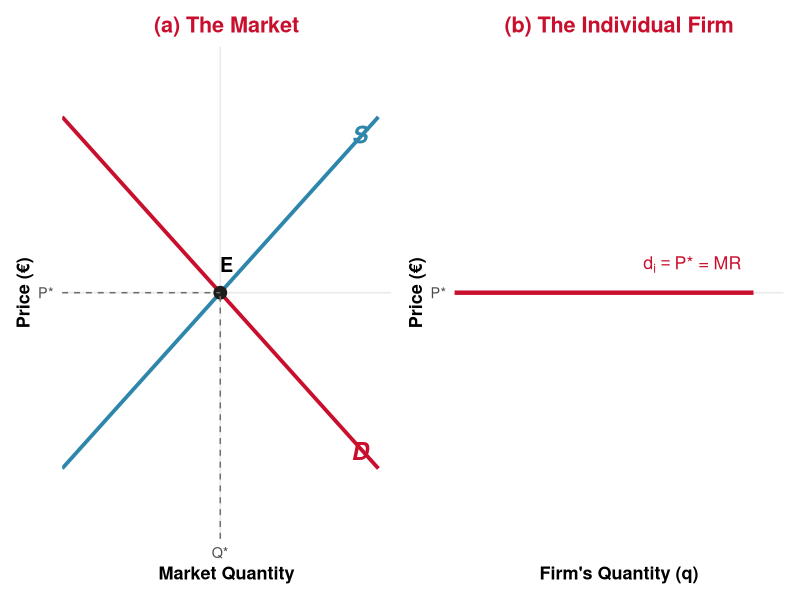
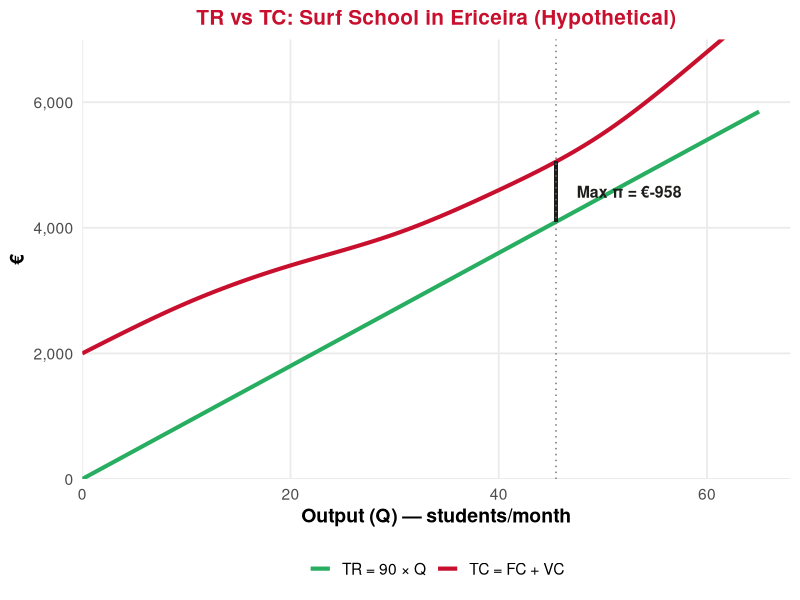
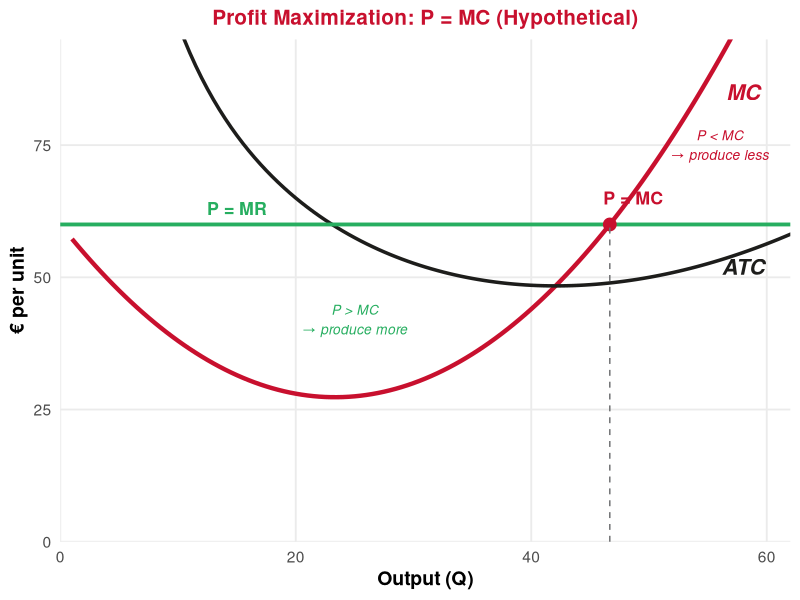
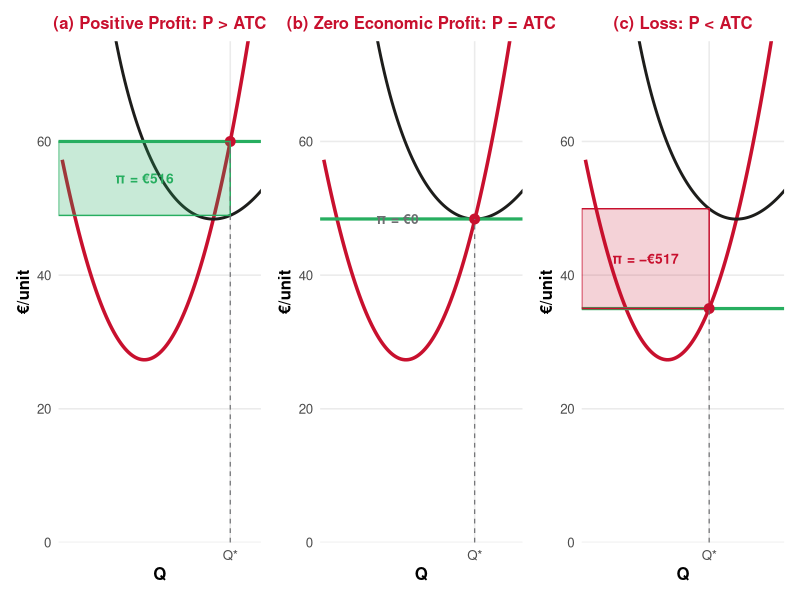

The R script that drew these images, in order:
## ---- chunk 1
#| echo: false
#| message: false
#| warning: false

library(ggplot2)
library(dplyr)
library(tidyverse)
library(patchwork)

# Define UE brand colors
ue_red <- "#C8102E"
ue_black <- "#1D1D1B"
ue_gray <- "#6D6E71"
ue_white <- "#FFFFFF"
ue_blue <- "#2E86AB"
ue_green <- "#27ae60"
## ---- chunk 2
#| echo: false
#| warning: false
#| fig-width: 12
#| fig-height: 4.5
#| fig-align: center

# Two panels: market S&D determines price, firm faces horizontal demand
p1 <- ggplot() +
  # Market supply
  geom_segment(aes(x = 0, y = 2, xend = 500, yend = 12),
               color = ue_blue, linewidth = 1.3) +
  # Market demand
  geom_segment(aes(x = 0, y = 12, xend = 500, yend = 2),
               color = ue_red, linewidth = 1.3) +
  # Equilibrium point
  geom_point(aes(x = 250, y = 7), size = 4, color = ue_black) +
  # Dashed lines to axes
  geom_segment(aes(x = 250, y = 0, xend = 250, yend = 7),
               linetype = "dashed", color = ue_gray) +
  geom_segment(aes(x = 0, y = 7, xend = 250, yend = 7),
               linetype = "dashed", color = ue_gray) +
  # Labels
  annotate("text", x = 470, y = 11.5, label = "S", color = ue_blue,
           fontface = "bold.italic", size = 6) +
  annotate("text", x = 470, y = 2.5, label = "D", color = ue_red,
           fontface = "bold.italic", size = 6) +
  annotate("text", x = 260, y = 7.8, label = "E", fontface = "bold", size = 5) +
  scale_x_continuous(limits = c(0, 520), expand = c(0, 0),
                     breaks = c(250), labels = c("Q*")) +
  scale_y_continuous(limits = c(0, 14), expand = c(0, 0),
                     breaks = c(7), labels = c("P*")) +
  labs(x = "Market Quantity", y = "Price (€)",
       title = "(a) The Market") +
  theme_minimal(base_size = 13) +
  theme(
    plot.title = element_text(color = ue_red, face = "bold", hjust = 0.5),
    axis.title = element_text(face = "bold"),
    panel.grid.minor = element_blank()
  )

p2 <- ggplot() +
  # Horizontal demand at P*
  geom_segment(aes(x = 0, y = 7, xend = 50, yend = 7),
               color = ue_red, linewidth = 1.5) +
  annotate("text", x = 48, y = 7.8, label = expression(d[i] == "P* = MR"),
           color = ue_red, fontface = "bold", size = 4.5, hjust = 1) +
  scale_x_continuous(limits = c(0, 55), expand = c(0, 0),
                     breaks = NULL) +
  scale_y_continuous(limits = c(0, 14), expand = c(0, 0),
                     breaks = c(7), labels = c("P*")) +
  labs(x = "Firm's Quantity (q)", y = "Price (€)",
       title = "(b) The Individual Firm") +
  theme_minimal(base_size = 13) +
  theme(
    plot.title = element_text(color = ue_red, face = "bold", hjust = 0.5),
    axis.title = element_text(face = "bold"),
    panel.grid.minor = element_blank()
  )

p1 + p2 + plot_layout(widths = c(1, 1))
## ---- chunk 3
#| echo: false
#| warning: false
#| fig-width: 12
#| fig-height: 5
#| fig-align: center

# Use the surf school from L10 exercise, but now with a price
# Price = €90 per student, FC = 2000
# VC data from the exercise
Q_data <- c(0, 10, 20, 30, 40, 50, 60)
VC_data <- c(0, 800, 1400, 1900, 2600, 3500, 4800)
FC_val <- 2000
TC_data <- FC_val + VC_data
P <- 90
TR_data <- P * Q_data
Profit_data <- TR_data - TC_data

# Smooth interpolation for the curves
Q_smooth <- seq(0, 65, by = 0.5)
# Fit a smooth VC: use spline through the data points
vc_spline <- splinefun(Q_data, VC_data, method = "natural")
VC_smooth <- vc_spline(Q_smooth)
TC_smooth <- FC_val + VC_smooth
TR_smooth <- P * Q_smooth
Profit_smooth <- TR_smooth - TC_smooth

# Find max profit
max_pi_idx <- which.max(Profit_smooth)
q_star <- Q_smooth[max_pi_idx]

df_tr_tc <- data.frame(
  Q = rep(Q_smooth, 2),
  Value = c(TR_smooth, TC_smooth),
  Curve = factor(rep(c("TR = 90 × Q", "TC = FC + VC"), each = length(Q_smooth)),
                 levels = c("TR = 90 × Q", "TC = FC + VC"))
)

ggplot(df_tr_tc, aes(x = Q, y = Value, color = Curve, linetype = Curve)) +
  geom_line(linewidth = 1.4) +
  scale_color_manual(values = c("TR = 90 × Q" = ue_green,
                                "TC = FC + VC" = ue_red)) +
  scale_linetype_manual(values = c("TR = 90 × Q" = "solid",
                                   "TC = FC + VC" = "solid")) +
  # Profit-maximizing point
  geom_segment(aes(x = q_star, y = FC_val + vc_spline(q_star),
                   xend = q_star, yend = P * q_star),
               color = ue_black, linewidth = 1.2, linetype = "solid",
               inherit.aes = FALSE) +
  annotate("text", x = q_star + 2, y = (P * q_star + FC_val + vc_spline(q_star)) / 2,
           label = paste0("Max π = €", round(P * q_star - FC_val - vc_spline(q_star))),
           fontface = "bold", size = 4, color = ue_black, hjust = 0) +
  geom_vline(xintercept = q_star, linetype = "dotted", color = ue_gray) +
  annotate("text", x = q_star, y = -200, label = paste0("Q* ≈ ", round(q_star)),
           fontface = "bold", size = 4, color = ue_black) +
  # Break-even points
  coord_cartesian(ylim = c(0, 7000), xlim = c(0, 68)) +
  scale_x_continuous(expand = c(0, 0)) +
  scale_y_continuous(expand = c(0, 0), labels = scales::comma) +
  labs(x = "Output (Q) — students/month",
       y = "€",
       title = "TR vs TC: Surf School in Ericeira (Hypothetical)") +
  theme_minimal(base_size = 14) +
  theme(
    plot.title = element_text(color = ue_red, face = "bold", hjust = 0.5, size = 15),
    axis.title = element_text(face = "bold"),
    legend.position = "bottom",
    legend.title = element_blank(),
    panel.grid.minor = element_blank()
  )
## ---- chunk 4
#| echo: false
#| warning: false
#| fig-width: 11
#| fig-height: 5.5
#| fig-align: center

# MC curve (smooth, U-shaped) and horizontal price line
# Use a simple MC: MC = 0.05*Q^2 - 2*Q + 50 (for a nice shape)
Q_mc <- seq(1, 65, by = 0.5)
MC_mc <- 0.06 * Q_mc^2 - 2.8 * Q_mc + 60

# Price at €60
P_line <- 60

# Find intersection: MC = P
# 0.06*Q^2 - 2.8*Q + 60 = 60 => 0.06*Q^2 - 2.8*Q = 0 => Q(0.06Q - 2.8) = 0
# Q = 0 or Q = 2.8/0.06 = 46.67
# We want the rising portion: Q* ≈ 47

q_star_mc <- 46.67

# ATC for shading: ATC = TC/Q. We need TC.
# TC = integral of MC + FC. Let FC = 500.
# TC = 0.02*Q^3 - 1.4*Q^2 + 60*Q + 500
FC_firm <- 500
TC_mc <- 0.02 * Q_mc^3 - 1.4 * Q_mc^2 + 60 * Q_mc + FC_firm
ATC_mc <- TC_mc / Q_mc
AVC_mc <- (TC_mc - FC_firm) / Q_mc

ggplot() +
  # MC curve
  geom_line(data = data.frame(Q = Q_mc, MC = MC_mc),
            aes(x = Q, y = MC), color = ue_red, linewidth = 1.5) +
  # ATC curve
  geom_line(data = data.frame(Q = Q_mc, ATC = ATC_mc),
            aes(x = Q, y = ATC), color = ue_black, linewidth = 1.2) +
  # Price line
  geom_hline(yintercept = P_line, color = ue_green, linewidth = 1.3, linetype = "solid") +
  # Intersection point
  geom_point(aes(x = q_star_mc, y = P_line), size = 4, color = ue_red) +
  # Dashed line down
  geom_segment(aes(x = q_star_mc, y = 0, xend = q_star_mc, yend = P_line),
               linetype = "dashed", color = ue_gray) +
  # Labels
  annotate("text", x = 58, y = 85, label = "MC",
           color = ue_red, fontface = "bold.italic", size = 5.5) +
  annotate("text", x = 58, y = 52, label = "ATC",
           color = ue_black, fontface = "bold.italic", size = 5.5) +
  annotate("text", x = 15, y = P_line + 3, label = "P = MR",
           color = ue_green, fontface = "bold", size = 4.5) +
  annotate("text", x = q_star_mc + 2, y = P_line + 5,
           label = "P = MC", fontface = "bold", size = 4.5, color = ue_red) +
  annotate("text", x = q_star_mc, y = -2, label = "Q*",
           fontface = "bold", size = 5, color = ue_black) +
  # Arrow showing "produce more" region
  annotate("text", x = 25, y = 42,
           label = "P > MC\n→ produce more", color = ue_green,
           fontface = "italic", size = 3.5, hjust = 0.5) +
  annotate("text", x = 56, y = 75,
           label = "P < MC\n→ produce less", color = ue_red,
           fontface = "italic", size = 3.5, hjust = 0.5) +
  coord_cartesian(ylim = c(0, 95), xlim = c(0, 62)) +
  scale_x_continuous(expand = c(0, 0)) +
  scale_y_continuous(expand = c(0, 0)) +
  labs(x = "Output (Q)", y = "€ per unit",
       title = "Profit Maximization: P = MC (Hypothetical)") +
  theme_minimal(base_size = 14) +
  theme(
    plot.title = element_text(color = ue_red, face = "bold", hjust = 0.5, size = 15),
    axis.title = element_text(face = "bold"),
    panel.grid.minor = element_blank()
  )
## ---- chunk 5
#| echo: false
#| warning: false
#| fig-width: 14
#| fig-height: 4.5
#| fig-align: center

# Three panels: positive profit, zero profit, loss
Q_curve <- seq(1, 65, by = 0.5)
MC_curve <- 0.06 * Q_curve^2 - 2.8 * Q_curve + 60
FC_f <- 500
TC_curve <- 0.02 * Q_curve^3 - 1.4 * Q_curve^2 + 60 * Q_curve + FC_f
ATC_curve <- TC_curve / Q_curve

# Find ATC minimum
atc_min_idx <- which.min(ATC_curve)
atc_min_q <- Q_curve[atc_min_idx]
atc_min_val <- ATC_curve[atc_min_idx]

# Panel 1: P = 60 > ATC_min => profit
P1 <- 60
q1 <- 46.67  # MC = P at Q = 2.8/0.06 = 46.67
atc_at_q1 <- (0.02 * q1^3 - 1.4 * q1^2 + 60 * q1 + FC_f) / q1
profit1 <- (P1 - atc_at_q1) * q1

# Panel 2: P = ATC_min => zero profit
P2 <- round(atc_min_val, 1)
q2 <- atc_min_q

# Panel 3: P = 35 < ATC_min => loss
P3 <- 35
# MC = 35: 0.06*Q^2 - 2.8*Q + 25 = 0 => Q = (2.8 + sqrt(1.84))/0.12 = 34.64
q3 <- 34.64
atc_at_q3 <- (0.02 * q3^3 - 1.4 * q3^2 + 60 * q3 + FC_f) / q3

make_panel <- function(P_val, q_val, title_str, profit_label) {
  atc_val <- (0.02 * q_val^3 - 1.4 * q_val^2 + 60 * q_val + FC_f) / q_val
  pi_val <- (P_val - atc_val) * q_val
  
  rect_color <- if (pi_val > 1) "#27ae6040" else if (pi_val < -1) "#C8102E30" else "#6D6E7130"
  border_color <- if (pi_val > 1) ue_green else if (pi_val < -1) ue_red else ue_gray
  
  p <- ggplot() +
    geom_line(data = data.frame(Q = Q_curve, MC = MC_curve),
              aes(x = Q, y = MC), color = ue_red, linewidth = 1.2) +
    geom_line(data = data.frame(Q = Q_curve, ATC = ATC_curve),
              aes(x = Q, y = ATC), color = ue_black, linewidth = 1) +
    geom_hline(yintercept = P_val, color = ue_green, linewidth = 1.1) +
    geom_point(aes(x = q_val, y = P_val), size = 3, color = ue_red)
  
  # Add profit rectangle if profit is not zero
  if (abs(pi_val) > 5) {
    p <- p +
      annotate("rect",
               xmin = 0, xmax = q_val,
               ymin = min(P_val, atc_val), ymax = max(P_val, atc_val),
               fill = rect_color, color = border_color, linewidth = 0.5)
  }
  
  p <- p +
    geom_segment(aes(x = q_val, y = 0, xend = q_val, yend = P_val),
                 linetype = "dashed", color = ue_gray, linewidth = 0.4) +
    annotate("text", x = 60, y = MC_curve[length(MC_curve)] - 5,
             label = "MC", color = ue_red, fontface = "bold.italic", size = 4) +
    annotate("text", x = 60, y = ATC_curve[length(ATC_curve)] - 3,
             label = "ATC", color = ue_black, fontface = "bold.italic", size = 4) +
    annotate("text", x = 60, y = P_val + 1.5, label = "P",
             color = ue_green, fontface = "bold", size = 4) +
    annotate("text", x = q_val / 2, y = (P_val + atc_val) / 2,
             label = profit_label, fontface = "bold", size = 3.5,
             color = border_color) +
    coord_cartesian(ylim = c(0, 75), xlim = c(0, 55)) +
    scale_x_continuous(expand = c(0, 0),
                       breaks = c(q_val), labels = c("Q*")) +
    scale_y_continuous(expand = c(0, 0)) +
    labs(x = "Q", y = "€/unit", title = title_str) +
    theme_minimal(base_size = 12) +
    theme(
      plot.title = element_text(color = ue_red, face = "bold", hjust = 0.5, size = 12),
      axis.title = element_text(face = "bold"),
      panel.grid.minor = element_blank()
    )
  return(p)
}

pa <- make_panel(P1, q1, "(a) Positive Profit: P > ATC",
                 paste0("π = €", round((P1 - atc_at_q1) * q1)))
pb <- make_panel(round(atc_min_val, 1), round(atc_min_q, 1),
                 "(b) Zero Economic Profit: P = ATC",
                 "π = €0")
pc <- make_panel(P3, q3, "(c) Loss: P < ATC",
                 paste0("π = −€", abs(round((P3 - atc_at_q3) * q3))))

pa + pb + pc + plot_layout(ncol = 3)
